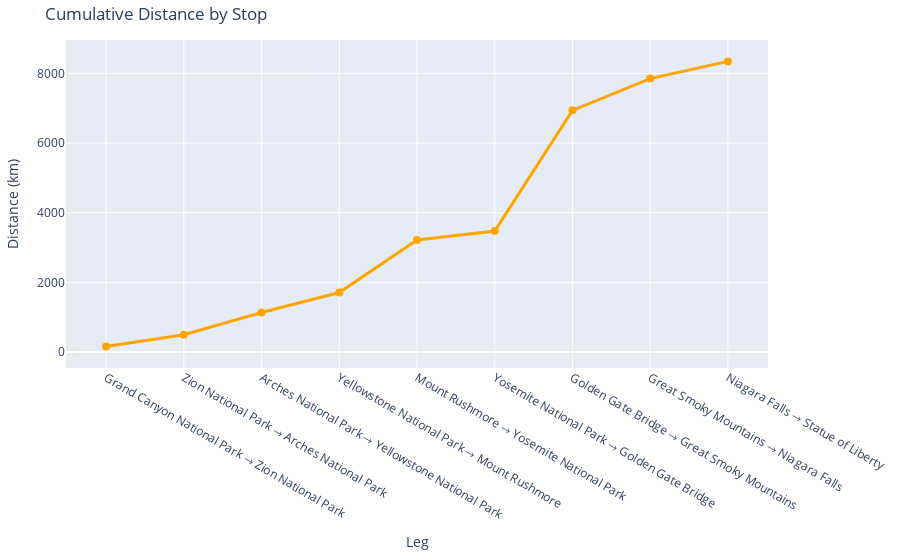

The notebook cell saved with this chart:
### Markdown cell above
The above pie-chart represents the precentage of total travel distance each segment(leg) contributes to the optimized travel route. Each segment is labeled and color coded to show how much of the total journey it take up. This helps visualize which legs are the longest and how the distance is distributed across the entire route. 

Key Observations
- The largest share of the total distance (41.5%) comes from the leg Golden Gate Bridge → Great Smoky Mountains, confirming it as the longest and most significant stretch of the trip.

- The shortest leg, Grand Canyon National Park → Zion National Park, contributes only 1.86% of the total distance.

- Most other legs fall between 4% and 18%, showing that the rest of the trip is more evenly spread out in terms of distance.

- The second-largest leg is Mount Rushmore → Yosemite National Park, which accounts for 18.1% of the total distance.

Conclusion

This chart clearly shows that the overall travel distance is not evenly distributed. While most legs cover moderate distances, a single leg (Golden Gate to Great Smoky Mountains) accounts for nearly half the total journey. This emphasizes how a single long stretch can significantly impact the total route length.

Understanding distance share helps in budgeting, fuel planning, and time management, especially when planning long trips. It also reinforces the value of optimized route planning to minimize the impact of longer unavoidable legs.

### Code cell
# Cumulative Distance Chart
cumulative = np.cumsum(leg_dists_df['Distance_km'])
fig_cumulative = go.Figure()
fig_cumulative.add_trace(go.Scatter(
    x=leg_dists_df['Leg'],
    y=cumulative,
    mode="lines+markers",
    line=dict(width=3, color='orange'),
    marker=dict(size=8)
))
fig_cumulative.update_layout(
    title="Cumulative Distance by Stop",
    xaxis_title="Leg",
    yaxis_title="Distance (km)",
    margin=dict(l=40, r=20, t=40, b=40))

fig_cumulative.show()

### Figure 1 — Plotly figure (JSON) as saved in the notebook; plotly's stock layout.template omitted (floating-point values rounded to 4 significant figures)
{"data": [{"line": {"color": "orange", "width": 3}, "marker": {"size": 8}, "mode": "lines+markers", "type": "scatter", "x": ["Grand Canyon National Park → Zion National Park", "Zion National Park → Arches National Park", "Arches National Park → Yellowstone National Park", "Yellowstone National Park → Mount Rushmore", "Mount Rushmore → Yosemite National Park", "Yosemite National Park → Golden Gate Bridge", "Golden Gate Bridge → Great Smoky Mountains", "Great Smoky Mountains → Niagara Falls", "Niagara Falls → Statue of Liberty"], "y": [155.6, 496.8, 1135.0, 1709.0, 3216.0, 3475.0, 6939.0, 7851.0, 8344.0]}], "layout": {"margin": {"b": 40, "l": 40, "r": 20, "t": 40}, "title": {"text": "Cumulative Distance by Stop"}, "xaxis": {"title": {"text": "Leg"}}, "yaxis": {"title": {"text": "Distance (km)"}}}}
